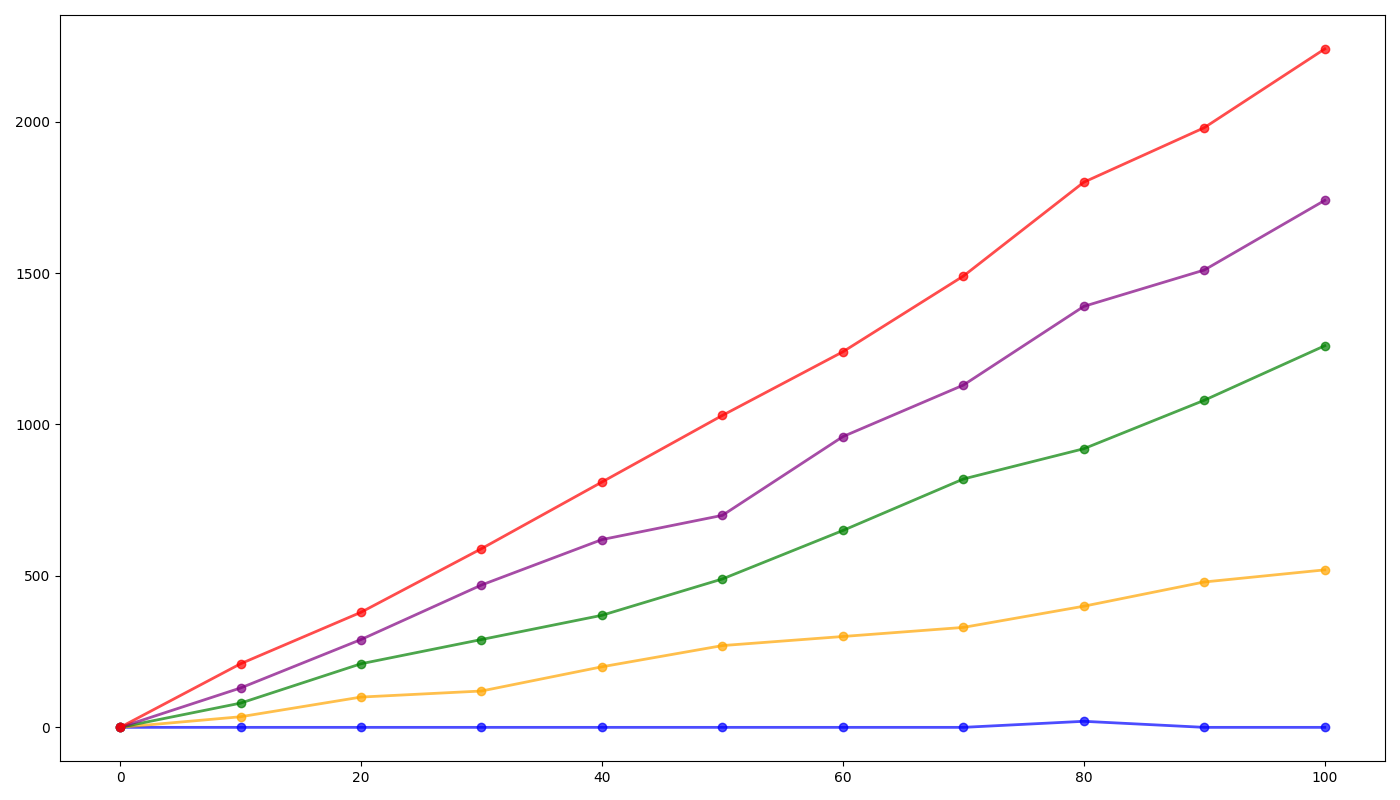

Source code (Python):
import matplotlib.pyplot as plt
import numpy as np

time = np.arange(0, 101, 10)

distance_to_planets = {
    'Earth': [0, 0, 0, 0, 0, 0, 0, 0, 20, 0, 0],
    'Mars': [0, 35, 100, 120, 200, 270, 300, 330, 400, 480, 520],
    'Jupiter': [0, 80, 210, 290, 370, 490, 650, 820, 920, 1080, 1260],
    'Saturn': [0, 130, 290, 470, 620, 700, 960, 1130, 1390, 1510, 1740],
    'Neptune': [0, 210, 380, 590, 810, 1030, 1240, 1490, 1800, 1980, 2240]
}

fig, ax = plt.subplots(figsize=(14, 8))

colors = ['blue', 'orange', 'green', 'purple', 'red']

for idx, (planet, distances) in enumerate(distance_to_planets.items()):
    ax.plot(time, distances, marker='o', linestyle='-', linewidth=2, alpha=0.7, color=colors[idx])

fig.tight_layout()

plt.show()
